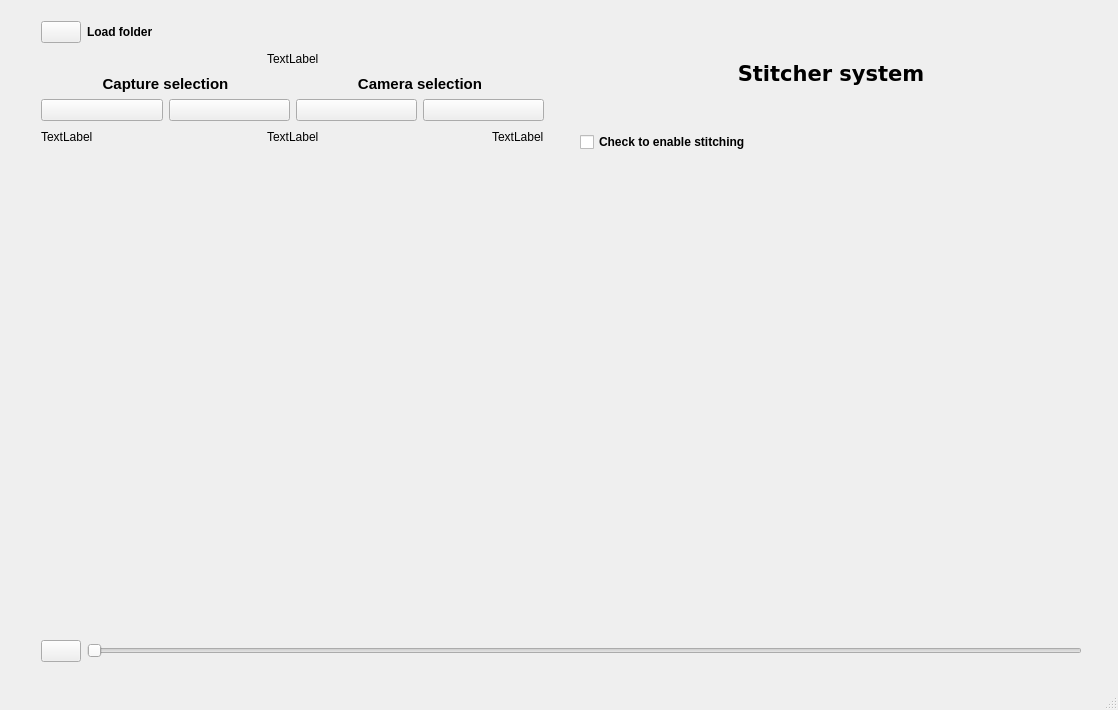
<?xml version="1.0" encoding="UTF-8"?>
<ui version="4.0">
 <class>MainWindow</class>
 <widget class="QMainWindow" name="MainWindow">
  <property name="geometry">
   <rect>
    <x>0</x>
    <y>0</y>
    <width>1118</width>
    <height>710</height>
   </rect>
  </property>
  <property name="windowTitle">
   <string>Media player</string>
  </property>
  <widget class="QWidget" name="centralwidget">
   <widget class="QWidget" name="layoutWidget">
    <property name="geometry">
     <rect>
      <x>41</x>
      <y>21</y>
      <width>1041</width>
      <height>641</height>
     </rect>
    </property>
    <layout class="QVBoxLayout" name="verticalLayout_7">
     <item>
      <layout class="QHBoxLayout" name="horizontalLayout_3">
       <item>
        <layout class="QVBoxLayout" name="verticalLayout_left">
         <item>
          <layout class="QVBoxLayout" name="verticalLayout">
           <item>
            <layout class="QHBoxLayout" name="horizontalLayout_2">
             <item>
              <widget class="QPushButton" name="button_loadfolder">
               <property name="enabled">
                <bool>true</bool>
               </property>
               <property name="baseSize">
                <size>
                 <width>0</width>
                 <height>0</height>
                </size>
               </property>
               <property name="toolTip">
                <string>Click here to open data capture folder</string>
               </property>
               <property name="text">
                <string/>
               </property>
               <property name="icon">
                <iconset>
                 <normaloff>../../../icon_set/png/usb.png</normaloff>../../../icon_set/png/usb.png</iconset>
               </property>
               <property name="checkable">
                <bool>false</bool>
               </property>
               <property name="default">
                <bool>false</bool>
               </property>
               <property name="flat">
                <bool>false</bool>
               </property>
              </widget>
             </item>
             <item>
              <widget class="QLabel" name="info_label_2">
               <property name="font">
                <font>
                 <weight>75</weight>
                 <bold>true</bold>
                </font>
               </property>
               <property name="text">
                <string>Load folder</string>
               </property>
              </widget>
             </item>
             <item>
              <spacer name="horizontalSpacer_2">
               <property name="orientation">
                <enum>Qt::Horizontal</enum>
               </property>
               <property name="sizeHint" stdset="0">
                <size>
                 <width>40</width>
                 <height>20</height>
                </size>
               </property>
              </spacer>
             </item>
            </layout>
           </item>
           <item>
            <layout class="QHBoxLayout" name="horizontalLayout_6">
             <item>
              <spacer name="horizontalSpacer_7">
               <property name="orientation">
                <enum>Qt::Horizontal</enum>
               </property>
               <property name="sizeHint" stdset="0">
                <size>
                 <width>40</width>
                 <height>20</height>
                </size>
               </property>
              </spacer>
             </item>
             <item>
              <widget class="QLabel" name="info_label">
               <property name="text">
                <string>TextLabel</string>
               </property>
              </widget>
             </item>
             <item>
              <spacer name="horizontalSpacer_8">
               <property name="orientation">
                <enum>Qt::Horizontal</enum>
               </property>
               <property name="sizeHint" stdset="0">
                <size>
                 <width>40</width>
                 <height>20</height>
                </size>
               </property>
              </spacer>
             </item>
            </layout>
           </item>
           <item>
            <layout class="QHBoxLayout" name="horizontalLayout"/>
           </item>
          </layout>
         </item>
         <item>
          <layout class="QHBoxLayout" name="horizontalLayout_9">
           <item>
            <layout class="QVBoxLayout" name="verticalLayout_3">
             <item>
              <widget class="QLabel" name="capture">
               <property name="font">
                <font>
                 <pointsize>11</pointsize>
                 <weight>75</weight>
                 <bold>true</bold>
                </font>
               </property>
               <property name="text">
                <string>Capture selection</string>
               </property>
               <property name="alignment">
                <set>Qt::AlignCenter</set>
               </property>
              </widget>
             </item>
             <item>
              <layout class="QHBoxLayout" name="horizontalLayout_7">
               <item>
                <widget class="QPushButton" name="button_previous_capture">
                 <property name="text">
                  <string/>
                 </property>
                </widget>
               </item>
               <item>
                <widget class="QPushButton" name="button_next_capture">
                 <property name="text">
                  <string/>
                 </property>
                </widget>
               </item>
              </layout>
             </item>
            </layout>
           </item>
           <item>
            <layout class="QVBoxLayout" name="verticalLayout_4">
             <item>
              <widget class="QLabel" name="camera">
               <property name="font">
                <font>
                 <pointsize>11</pointsize>
                 <weight>75</weight>
                 <bold>true</bold>
                </font>
               </property>
               <property name="layoutDirection">
                <enum>Qt::LeftToRight</enum>
               </property>
               <property name="autoFillBackground">
                <bool>false</bool>
               </property>
               <property name="text">
                <string>Camera selection</string>
               </property>
               <property name="alignment">
                <set>Qt::AlignCenter</set>
               </property>
              </widget>
             </item>
             <item>
              <layout class="QHBoxLayout" name="horizontalLayout_8">
               <item>
                <widget class="QPushButton" name="button_previous_camera">
                 <property name="text">
                  <string/>
                 </property>
                </widget>
               </item>
               <item>
                <widget class="QPushButton" name="button_next_camera">
                 <property name="text">
                  <string/>
                 </property>
                </widget>
               </item>
              </layout>
             </item>
            </layout>
           </item>
          </layout>
         </item>
         <item>
          <layout class="QHBoxLayout" name="horizontalLayout_5">
           <item>
            <widget class="QLabel" name="camera_label">
             <property name="text">
              <string>TextLabel</string>
             </property>
            </widget>
           </item>
           <item>
            <spacer name="horizontalSpacer">
             <property name="orientation">
              <enum>Qt::Horizontal</enum>
             </property>
             <property name="sizeHint" stdset="0">
              <size>
               <width>40</width>
               <height>20</height>
              </size>
             </property>
            </spacer>
           </item>
           <item>
            <widget class="QLabel" name="capture_label">
             <property name="text">
              <string>TextLabel</string>
             </property>
            </widget>
           </item>
           <item>
            <spacer name="horizontalSpacer_6">
             <property name="orientation">
              <enum>Qt::Horizontal</enum>
             </property>
             <property name="sizeHint" stdset="0">
              <size>
               <width>40</width>
               <height>20</height>
              </size>
             </property>
            </spacer>
           </item>
           <item>
            <widget class="QLabel" name="camera_number_label">
             <property name="text">
              <string>TextLabel</string>
             </property>
            </widget>
           </item>
          </layout>
         </item>
         <item>
          <widget class="ImageWindow" name="image_view" native="true">
           <property name="sizePolicy">
            <sizepolicy hsizetype="Preferred" vsizetype="Expanding">
             <horstretch>0</horstretch>
             <verstretch>0</verstretch>
            </sizepolicy>
           </property>
          </widget>
         </item>
        </layout>
       </item>
       <item>
        <spacer name="horizontalSpacer_4">
         <property name="orientation">
          <enum>Qt::Horizontal</enum>
         </property>
         <property name="sizeType">
          <enum>QSizePolicy::Minimum</enum>
         </property>
         <property name="sizeHint" stdset="0">
          <size>
           <width>30</width>
           <height>20</height>
          </size>
         </property>
        </spacer>
       </item>
       <item>
        <layout class="QVBoxLayout" name="verticalLayout_5">
         <item>
          <layout class="QVBoxLayout" name="verticalLayout_2">
           <item>
            <spacer name="verticalSpacer_2">
             <property name="orientation">
              <enum>Qt::Vertical</enum>
             </property>
             <property name="sizeType">
              <enum>QSizePolicy::Minimum</enum>
             </property>
             <property name="sizeHint" stdset="0">
              <size>
               <width>20</width>
               <height>40</height>
              </size>
             </property>
            </spacer>
           </item>
           <item>
            <widget class="QLabel" name="stitcher_label">
             <property name="font">
              <font>
               <family>DejaVu Sans</family>
               <pointsize>16</pointsize>
               <weight>75</weight>
               <bold>true</bold>
              </font>
             </property>
             <property name="text">
              <string>Stitcher system</string>
             </property>
             <property name="alignment">
              <set>Qt::AlignCenter</set>
             </property>
            </widget>
           </item>
           <item>
            <spacer name="verticalSpacer">
             <property name="orientation">
              <enum>Qt::Vertical</enum>
             </property>
             <property name="sizeType">
              <enum>QSizePolicy::Minimum</enum>
             </property>
             <property name="sizeHint" stdset="0">
              <size>
               <width>20</width>
               <height>40</height>
              </size>
             </property>
            </spacer>
           </item>
          </layout>
         </item>
         <item>
          <layout class="QHBoxLayout" name="horizontalLayout_10">
           <item>
            <widget class="QCheckBox" name="stitcher_checkbox">
             <property name="font">
              <font>
               <weight>75</weight>
               <bold>true</bold>
              </font>
             </property>
             <property name="text">
              <string>Check to enable stitching</string>
             </property>
            </widget>
           </item>
           <item>
            <spacer name="horizontalSpacer_3">
             <property name="orientation">
              <enum>Qt::Horizontal</enum>
             </property>
             <property name="sizeHint" stdset="0">
              <size>
               <width>40</width>
               <height>20</height>
              </size>
             </property>
            </spacer>
           </item>
          </layout>
         </item>
         <item>
          <widget class="ImageWindow" name="stitcher_view" native="true">
           <property name="sizePolicy">
            <sizepolicy hsizetype="Preferred" vsizetype="Expanding">
             <horstretch>0</horstretch>
             <verstretch>0</verstretch>
            </sizepolicy>
           </property>
          </widget>
         </item>
         <item>
          <layout class="QVBoxLayout" name="verticalLayout_6">
           <item>
            <spacer name="verticalSpacer_3">
             <property name="orientation">
              <enum>Qt::Vertical</enum>
             </property>
             <property name="sizeType">
              <enum>QSizePolicy::Minimum</enum>
             </property>
             <property name="sizeHint" stdset="0">
              <size>
               <width>423</width>
               <height>25</height>
              </size>
             </property>
            </spacer>
           </item>
          </layout>
         </item>
        </layout>
       </item>
      </layout>
     </item>
     <item>
      <layout class="QHBoxLayout" name="horizontalLayout_4">
       <item>
        <widget class="QPushButton" name="button_play">
         <property name="text">
          <string/>
         </property>
        </widget>
       </item>
       <item>
        <widget class="QSlider" name="slider">
         <property name="orientation">
          <enum>Qt::Horizontal</enum>
         </property>
        </widget>
       </item>
      </layout>
     </item>
    </layout>
   </widget>
  </widget>
  <widget class="QMenuBar" name="menubar">
   <property name="geometry">
    <rect>
     <x>0</x>
     <y>0</y>
     <width>1118</width>
     <height>22</height>
    </rect>
   </property>
  </widget>
  <widget class="QStatusBar" name="statusbar"/>
 </widget>
 <customwidgets>
  <customwidget>
   <class>ImageWindow</class>
   <extends>QWidget</extends>
   <header>customviewWidget</header>
   <container>1</container>
  </customwidget>
 </customwidgets>
 <resources/>
 <connections/>
</ui>
